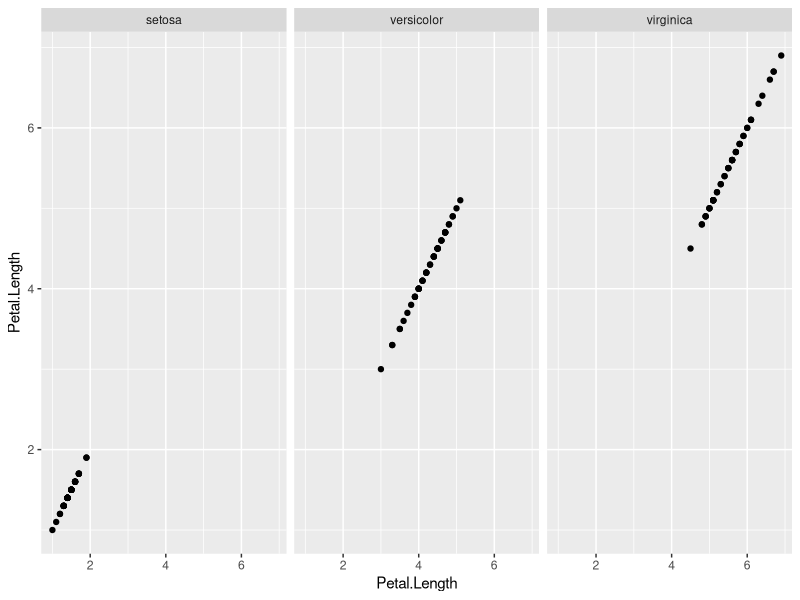
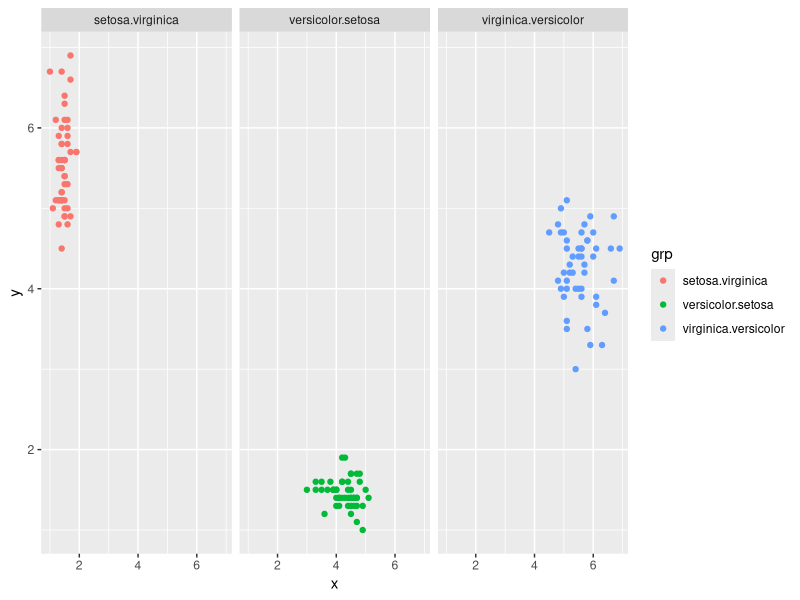

The R source for these figures, in order:

# Objective: Using facet_grid() to compare each factor level with another factor level.
# Reference: see this SO post https://stackoverflow.com/questions/14966643/scatter-plot-of-same-variable-across-different-conditions-with-ggplot-facet-grid?rq=1
library(ggplot2)
data("iris")
str(iris)

# Method 1: Using facet_grid() to plot `Petal.Length` of each specie with itself
ggplot(iris) +
  geom_point(aes(x=Petal.Length, y=Petal.Length)) + 
  facet_grid(~Species)

# Method 2: Using facet_grid() to plot Petal.Length of virginica with that of versicolor, setosa with virginica and versicolor with setosa
# Group the data first
# get Petal.Length for each species separately    
df1 <- subset(iris, Species == "virginica", select=c(Petal.Length, Species))
df2 <- subset(iris, Species == "versicolor", select=c(Petal.Length, Species))
df3 <- subset(iris, Species == "setosa", select=c(Petal.Length, Species))

# construct species 1 vs 2, 2  vs 3 and 3 vs 1 data
df <- data.frame(x=c(df1$Petal.Length, df2$Petal.Length, df3$Petal.Length), 
                 y = c(df2$Petal.Length, df3$Petal.Length, df1$Petal.Length), 
                 grp = rep(c("virginica.versicolor", "versicolor.setosa", "setosa.virginica"), each=50))
df$grp <- factor(df$grp)

# plot
require(ggplot2)
ggplot(data = df, aes(x = x, y = y)) + geom_point(aes(colour=grp)) + facet_wrap( ~ grp)
